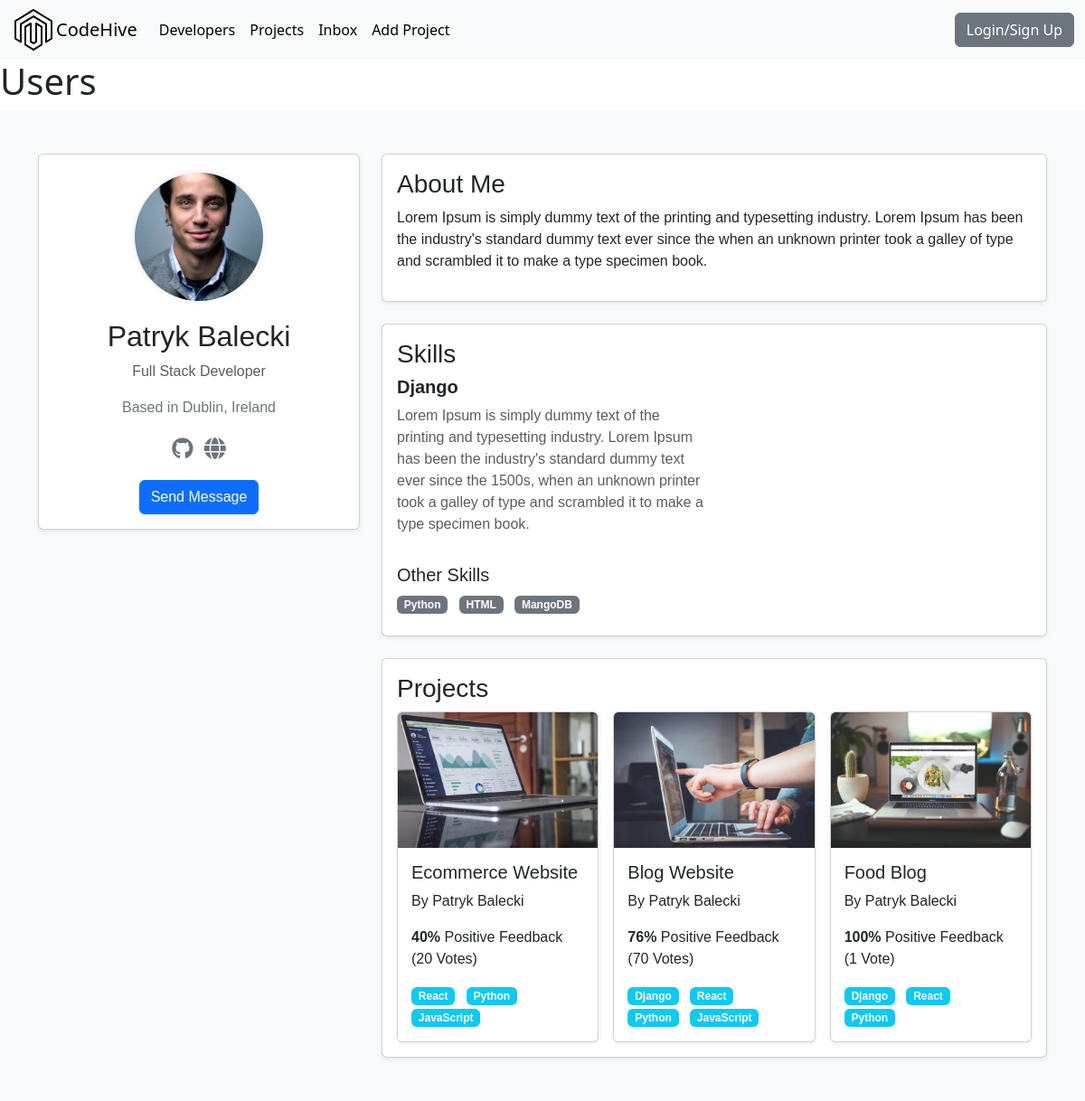
Screenshot of /profile/fc5d0cd4-3224-4585-8b15-bd035fa133de/ with the database file from the repository.
### users/models.py (models this page shows, shortened)
class Profile(models.Model):
    user = models.OneToOneField(User, on_delete=models.CASCADE, null=True, blank=True)
    name = models.CharField(max_length=200, blank=True, null=True)
    email = models.EmailField(max_length=500, blank=True, null=True)
    username = models.CharField(max_length=200, blank=True, null=True)
    location = models.CharField(max_length=200, blank=True, null=True, default="Earth")
    short_intro = models.CharField(max_length=200, blank=True, null=True, default="This is a default bio. User has not added a bio yet.")
    bio = models.TextField(blank=True, null=True)
    profile_image = models.ImageField(null=True, blank=True, upload_to='profiles/', default="profiles/user-default.jpg")
    social_github = models.CharField(max_length=200, blank=True, null=True)
    social_twitter = models.CharField(max_length=200, blank=True, null=True)
    social_linkedin = models.CharField(max_length=200, blank=True, null=True)
    social_youtube = models.CharField(max_length=200, blank=True, null=True)
    social_website = models.CharField(max_length=200, blank=True, null=True)
    created = models.DateTimeField(auto_now_add=True)
    id = models.UUIDField(default=uuid.uuid4, unique=True, primary_key=True, editable=False)

class Skill(models.Model):
    owner = models.ForeignKey(
        Profile, on_delete=models.CASCADE, null=True, blank=True)
    name = models.CharField(max_length=200, blank=True, null=True)
    description = models.TextField(null=True, blank=True)
    created = models.DateTimeField(auto_now_add=True)
    id = models.UUIDField(default=uuid.uuid4, unique=True, primary_key=True, editable=False)
    def __str__(self):
        return str(self.name)

### projects/models.py (models this page shows, shortened)
class Project(models.Model):
    owner = models.ForeignKey(Profile, null=True, blank=True, on_delete=models.CASCADE)
    title = models.CharField(max_length=200)
    description = models.TextField(null=True, blank=True)
    featured_image = models.ImageField(null=True, blank=True, default="default.jpg")
    demo_link = models.CharField(max_length=2000, null=True, blank=True)
    source_link = models.CharField(max_length=2000, null=True, blank=True)
    tags = models.ManyToManyField('Tag', blank=True)
    vote_total = models.IntegerField(default=0, null=True, blank=True)
    vote_ratio = models.IntegerField(default=0, null=True, blank=True)
    created = models.DateTimeField(auto_now_add=True)
    id = models.UUIDField(default=uuid.uuid4, unique=True, primary_key=True, editable=False)

class Tag(models.Model):
    name = models.CharField(max_length=200)
    created = models.DateTimeField(auto_now_add=True)
    id = models.UUIDField(default=uuid.uuid4, unique=True, primary_key=True, editable=False)
    def __str__(self):
        return self.name

### users/views.py (the view)
# urls.py: path('profile/<str:pk>/', views.userProfile, name="user-profile"),
def userProfile(request, pk):
    profile = Profile.objects.get(id=pk)
    topSkills = profile.skill_set.exclude(description__exact="")
    otherSkills = profile.skill_set.filter(description="")
    context = {'profile': profile,  'topSkills': topSkills,
               "otherSkills": otherSkills}
    return render(request, 'users/user-profile.html', context)

### users/templates/users/user-profile.html (shortened to what this page needs)
{% extends 'main.html' %}
{% block content %}
<h1>Users</h1>
<main class="profile py-5 bg-light">
    <div class="container">
        <div class="row g-4">
            <div class="col-md-4">
                <div class="card text-center shadow-sm">
                    <div class="card-body">
                        <img class="avatar rounded-circle mb-3" src="{{ profile.profile_image.url }}" alt="Profile Image"
                            style="width: 150px; height: 150px;" />
                        <h2 class="dev-name">{{ profile.name }}</h2>
                        <p class="dev-title text-muted">{{ profile.short_intro }}</p>
                        <p class="dev-location text-secondary">Based in {{ profile.location }}</p>
                        <ul class="list-inline dev-social mb-3">
                            {% if profile.social_github %}
                            <li class="list-inline-item">
                                <a title="Github" href="{{ profile.social_github }}" target="_blank">
                                    <i class="fa-brands fa-github"></i>
                                </a>
                            </li>
                            {% endif %}
                            {% if profile.social_website %}
                            <li class="list-inline-item">
                                <a title="Website" href="{{ profile.social_website }}" target="_blank">
                                    <i class="fa-solid fa-globe"></i>
                                </a>
                            </li>
                            {% endif %}
                        </ul>
                        {% if request.user.profile.id != profile.id %}
                        <a href="" class="btn btn-primary">Send Message</a>
                        {% endif %}
                    </div>
                </div>
            </div>
            <div class="col-md-8">
                <div class="card mb-4 shadow-sm">
                    <div class="card-body">
                        <h3>About Me</h3>
                        <p>{{ profile.bio }}</p>
                    </div>
                </div>
                <div class="card mb-4 shadow-sm">
                    <div class="card-body">
                        <h3>Skills</h3>
                        <div class="row">
                            {% for skill in topSkills %}
                            <div class="col-md-6 mb-3">
                                <h5 class="fw-bold">{{ skill.name }}</h5>
                                <p class="text-muted">{{ skill.description }}</p>
                            </div>
                            {% endfor %}
                        </div>
                        <h5>Other Skills</h5>
                        <div>
                            {% for skill in otherSkills %}
                            <span class="badge bg-secondary me-2 mb-2">{{ skill }}</span>
                            {% endfor %}
                        </div>
                    </div>
                </div>
                <div class="card shadow-sm">
                    <div class="card-body">
                        <h3>Projects</h3>
                        <div class="row g-3">
                            {% for project in profile.project_set.all %}
                            <div class="col-md-6 col-lg-4">
                                <div class="card h-100 project shadow-sm">
                                    <a href="{% url 'project' project.id %}" class="text-decoration-none text-dark">
                                        <img class="card-img-top" src="{{ project.featured_image.url }}"
                                            alt="Project Thumbnail">
                                        <div class="card-body">
                                            <h5 class="project-title">{{ project.title }}</h5>
                                            <p class="project-author">
                                                <a href="{% url 'user-profile' project.owner.id %}" class="text-primary text-decoration-none text-dark">
                                                    By {{ project.owner.name }}
                                                </a>
                                            </p>
                                            <p class="project-rating">
                                                <span class="fw-bold">{{ project.vote_ratio }}%</span> Positive Feedback
                                                ({{ project.vote_total }} Vote{{ project.vote_total|pluralize:"s" }})
                                            </p>
                                            <div class="project-tags">
                                                {% for tag in project.tags.all %}
                                                <span class="badge bg-info me-2">{{ tag }}</span>
                                                {% endfor %}
                                            </div>
                                        </div>
                                    </a>
                                </div>
                            </div>
                            {% endfor %}
                        </div>
                    </div>
                </div>
            </div>
        </div>
    </div>
</main>
{% endblock content %}

### static/styles/main.css (style rules this page uses)
.card { border-radius: 10px; overflow: hidden; transition: transform 0.2s ease, box-shadow 0.2s ease; }
.card-img-top { height: 180px; object-fit: cover; }
.btn { border-radius: 20px; }
.card { border: none; border-radius: 10px; transition: transform 0.3s ease, box-shadow 0.3s ease; }
.card-body { padding: 20px; }
.avatar { width: 60px; height: 60px; object-fit: cover; }
.profile { font-family: Arial, sans-serif; }
.avatar { object-fit: cover; border: 4px solid #f8f9fa; }
.dev-social a { font-size: 1.5rem; color: #6c757d; transition: color 0.3s; }
.project img { height: 150px; object-fit: cover; border-top-left-radius: 0.25rem; border-top-right-radius: 0.25rem; }
.project .card-body { padding: 15px; }
.badge { font-size: 0.85rem; padding: 5px 10px; }

### rows the page displays
Profile: profile_image (picture), name "Patryk Balecki", short_intro "Full Stack Developer", location "Dublin, Ireland", bio "Lorem Ipsum is simply dummy text of the printing and typesetting industry. Lorem Ipsum has been the industry's standard dummy text ever since the when an unknown printer took a galley of type and scrambled it to make a type specimen book."
Skill: name "Django", description "Lorem Ipsum is simply dummy text of the printing and typesetting industry. Lorem Ipsum has been the industry's standard dummy text ever since the 1500s, when an unknown printer took a galley of type and scrambled it to make a type specimen book."
Skill: name "Python"
Skill: name "HTML"
Skill: name "MangoDB"
Project: featured_image (picture), title "Ecommerce Website", owner.name "Patryk Balecki", vote_ratio "40", vote_total "20"
Tag: name "React"
Tag: name "Python"
Tag: name "JavaScript"
Project: featured_image (picture), title "Blog Website", owner.name "Patryk Balecki", vote_ratio "76", vote_total "70"
Tag: name "Django"
Project: featured_image (picture), title "Food Blog", owner.name "Patryk Balecki", vote_ratio "100", vote_total "1"
